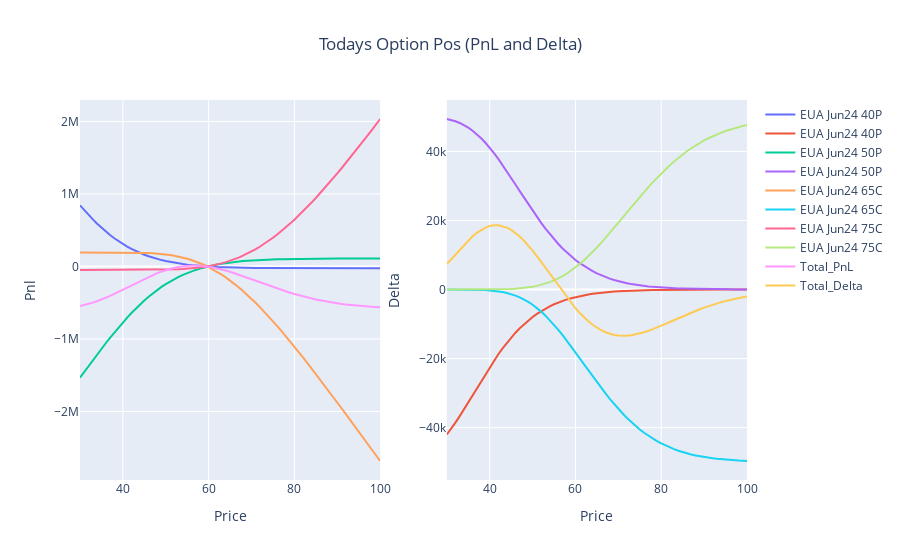

Write notebook code for a chart like this one.
### Markdown cell above
## Current Date

### Code cell
pnl_delta_plot(current_date)
